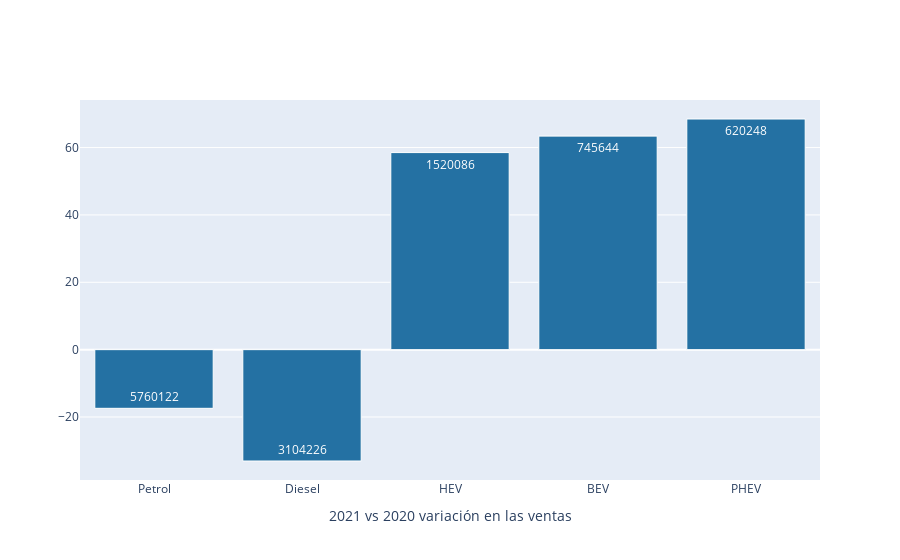

Notebook code for this chart:
### Code cell
EUbyFuel['Variacion'] = (((EUbyFuel[2021]-EUbyFuel[2020])/EUbyFuel[2020])*100).round(2)
EUbyFuel

"""
Grafica que muestra las variaciones de 2020 a 2021 en ventas por cada tipo.
"""
trace1 = go.Bar(x = EUbyFuel['Model'],
               y = EUbyFuel['Variacion'],
               text = EUbyFuel[2020],
               name = '2020', 
                marker = dict(color = '#2471A3',
                            line = dict(color = '#FFFFFF', width = 1)))


data = [trace1]   
layout = go.Layout(barmode = "group")
fig = go.Figure(data = data, layout=layout) 


fig.update_layout(xaxis_title="2021 vs 2020 variación en las ventas",
    legend=dict(
    orientation = 'h',
    yanchor="top",
    y=1,
    x=0.43))

iplot(fig)

### Figure 1 — Plotly figure (JSON) as saved in the notebook; plotly's stock layout.template omitted (floating-point values rounded to 4 significant figures)
{"data": [{"marker": {"color": "#2471A3", "line": {"color": "#FFFFFF", "width": 1}}, "name": "2020", "text": [5760122, 3104226, 1520086, 745644, 620248], "type": "bar", "x": ["Petrol", "Diesel", "HEV", "BEV", "PHEV"], "y": [-17.42, -33.06, 58.51, 63.4, 68.48]}], "layout": {"barmode": "group", "legend": {"orientation": "h", "x": 0.43, "y": 1, "yanchor": "top"}, "xaxis": {"title": {"text": "2021 vs 2020 variación en las ventas"}}}}
